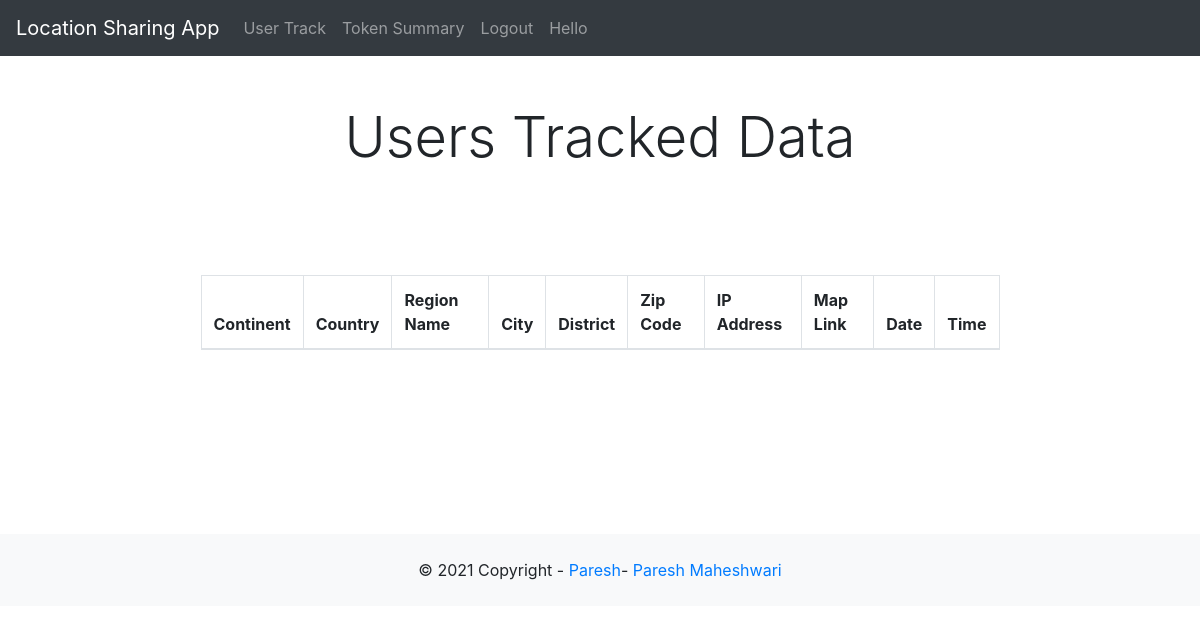
/user_track/ (signed in), run on an earlier commit of the app's database.
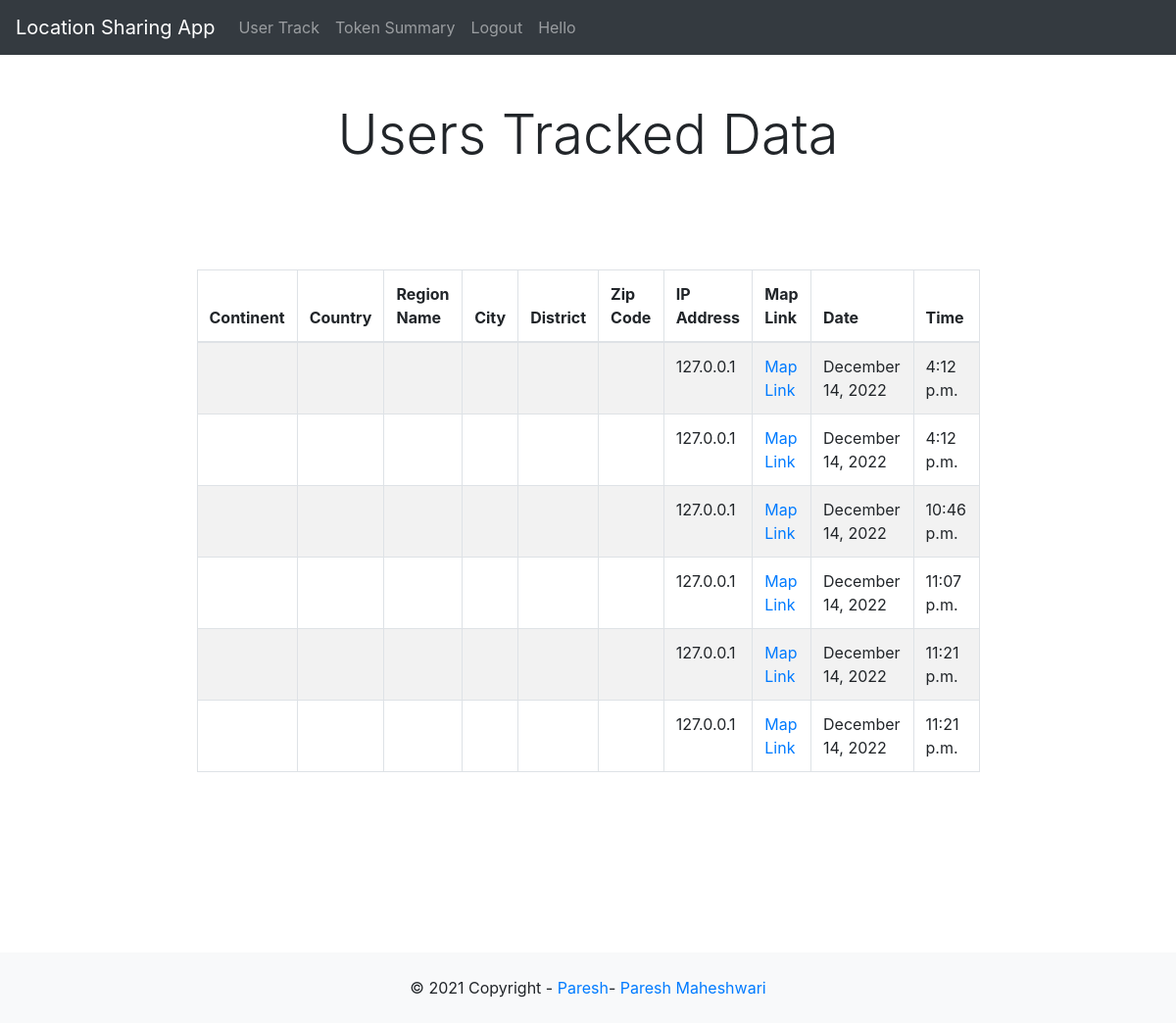
And on a later commit of the database.
### location/models.py (models this page shows, shortened)
class UserLocation(models.Model):
    author = models.ForeignKey(User, on_delete=models.CASCADE,null=True, blank=True)
    latitude = models.FloatField(null=True, blank=True)
    longitude = models.FloatField(null=True, blank=True)
    continent = models.CharField(max_length=64, null=True, blank=True)
    country = models.CharField(max_length=64, null=True, blank=True)
    region = models.CharField(max_length=64, null=True, blank=True)
    region_name = models.CharField(max_length=64, null=True, blank=True)
    city = models.CharField(max_length=64, null=True, blank=True)
    district = models.CharField(max_length=64, null=True, blank=True)
    zip_code = models.CharField(max_length=64, null=True, blank=True)
    timezone = models.CharField(max_length=64, null=True, blank=True)
    isp = models.CharField(max_length=64, null=True, blank=True)
    org = models.CharField(max_length=64, null=True, blank=True)
    as_number = models.CharField(max_length=64, null=True, blank=True)
    as_name = models.CharField(max_length=64, null=True, blank=True)
    mobile = models.BooleanField(null=True, blank=True)
    proxy = models.BooleanField(null=True, blank=True)
    hosting = models.BooleanField(null=True, blank=True)
    ip_address = models.CharField(null=True, blank=True,max_length=64)
    map_link = models.CharField(max_length=256, blank=True, null=True)
    date = models.DateTimeField(auto_now_add=True)
    time = models.TimeField(auto_now_add=True)
    user_agent = models.CharField(max_length=256, blank=True, null=True)

### location/views.py (the view)
# urls.py: path('user_track/', user_track, name='user_track'),
@login_required
def user_track(request):
    userdata = UserLocation.objects.all()
    if request.user.is_authenticated:
        return render(request, 'user_track.html', {'userdata':userdata})
    else:
        return redirect('home')

### templates/user_track.html
{% extends 'base.html' %}
{% block content %}
<div class="row">
  <div class="col">
    <div class="bootstrap_datatables">
      <div class="container py-5">
        <header class="text-center text-black">
          <h1 class="display-4">Users Tracked Data</h1>
        </header>
        <div class="row py-5">
          <div class="col-lg-10 mx-auto">
            <div class="card border-0 shadow rounded">
              <div class="card-body bg-white p-5 rounded">
                <div class="table-responsive">
                  <table class="table table-striped table-bordered" id="example" style="width:100%;">
                    <thead>
                      <tr>
                        <th>Continent</th>
                        <th>Country</th>
                        <th>Region Name</th>
                        <th>City</th>
                        <th>District</th>
                        <th>Zip Code</th>
                        <th>IP Address</th>
                        <th>Map Link</th>
                        <th>Date</th>
                        <th>Time</th>
                      </tr>
                    </thead>
                    <tbody>
                      {% for location in userdata %}
                      <tr>
                        <td>{{ location.continent }}</td>
                        <td>{{ location.country }}</td>
                        <td>{{ location.region_name }}</td>
                        <td>{{ location.city }}</td>
                        <td>{{ location.district }}</td>
                        <td>{{ location.zip_code }}</td>
                        <td>{{ location.ip_address }}</td>
                        <td><a href="https://www.google.com/maps/place/{{ location.latitude }},{{ location.longitude }}" target="_blank">Map Link</a></td>
                        <td>{{ location.date|date:"F j, Y" }}</td>
                        <td>{{ location.time }}</td>
                      </tr>
                      {% endfor %}
                    </tbody>
                  </table>
                </div>
              </div>
            </div>
          </div>
        </div>
      </div>
    </div>
  </div>
</div>
{% endblock %}

### templates/base.html (shortened to what this page needs)
<!DOCTYPE html>
<html>
    <head>
        <link rel="stylesheet" href="https://maxcdn.bootstrapcdn.com/bootstrap/4.0.0/css/bootstrap.min.css">
    </head>
    <body>
        <nav class="navbar navbar-expand-lg navbar-dark bg-dark">
            <a class="navbar-brand" href="{% url 'home' %}">Location Sharing App</a>
            <div class="collapse navbar-collapse" id="navbarSupportedContent">
                <ul class="navbar-nav mr-auto">
                    {% if user.is_authenticated %}
                       <li class="nav-item">
                        <a class="nav-link" href="{% url 'user_track' %}" >User Track</a>
                </li>
                    <li class="nav-item">
                    <a  class="nav-link" href="{% url 'token_summary' %}" >Token Summary</a>
                </li>
                        <li class="nav-item">
                            <a class="nav-link" href="{% url 'logoutaccount' %}">Logout</a>
                        </li>
                        <li class="nav-item">
                            <a class="nav-link "> Hello {{ token_summary.author }}</a>
                        </li>
                    {% endif %}
                </ul>
            </div>
        </nav>
        <div class="container">
            {% block content %}{% endblock %}
        </div>
<body>
    <footer class="text-center text-lg-start bg-light textmuted mt-4">
        <div class="text-center p-4">  © 2021 Copyright -
        <a class="text-reset fw-bold text-decoration-none" target="_blank" href="#">Paresh</a>-<a class="text-reset fw-bold text-decoration-none" target="_blank" href="#">
            Paresh Maheshwari
        </a>
        </div>
    </footer>
</html>

What changed in the data, as far as the page shows it:
added UserLocation: ip_address "127.0.0.1", date "December 14, 2022", time "4:12 p.m."
added UserLocation: ip_address "127.0.0.1", date "December 14, 2022", time "4:12 p.m."
added UserLocation: ip_address "127.0.0.1", date "December 14, 2022", time "10:46 p.m."
added UserLocation: ip_address "127.0.0.1", date "December 14, 2022", time "11:07 p.m."
added UserLocation: ip_address "127.0.0.1", date "December 14, 2022", time "11:21 p.m."
added UserLocation: ip_address "127.0.0.1", date "December 14, 2022", time "11:21 p.m."
